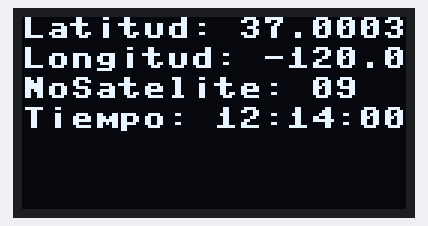
Bench run of a program on a simulated Raspberry Pi Pico running MicroPython. Parts: 128×64 one-colour display. Library files of the repository ran but are not shown: ssd1306.py; what the program prints to the serial console is not drawn. At 0.4 s the program stops and its outputs stay as they are.

Above: at 0.5 s.

The program:

main.py
```python
# Autor:    Vargas Vargas Jazmin Angelica
#           Pantoja Parra Luis Enrique
#           Sanchez Santos Jesus Antonio
#
# Correo:   L20212436@tectijuana.edu.mx
#           L20211821@tectijuana.edu.mx
#           L20211845@tectijuana.edu.mx
#
# Tecnológico Nacional de México (TECNM)
#Intituto Tecnologico de Tijuana unidad Tomas Aquino
# Materia:  Sistemas Programables U#3
#
# Objetivo:
# Creé y simulé un diseño funcional en Wokwi.com que muestra información del GPS en una pantalla OLED utilizando una Pi Pico W en micropython.
#

# Módulos necesarios.
from machine import Pin, UART, I2C
from ssd1306 import SSD1306_I2C
import utime, time
from gps import nmea_strings

# Conexión a Oled I2C.
i2c=I2C(0, sda=Pin(0), scl=Pin(1), freq=400000)
oled = SSD1306_I2C(128, 64, i2c)


# Estado del satélite.
FIX_STATUS = False

# Variables para guardar los parámetros de las coordenadas.
latitude = ""
longitude = ""
satellites = ""
gpsTime = ""

# Coordenadas del GPS.
def getPositionData(nmea_string):
    global FIX_STATUS, latitude, longitude, satellites, gpsTime

    parts = nmea_string.decode().split(',')

    if parts[0] == '$GPGGA' and len(parts) == 15:
        if parts[1] and parts[2] and parts[3] and parts[4] and parts[5] and parts[6] and parts[7]:
            print(nmea_string)

            latitude = convertToDegree(parts[2])

            if parts[3] == 'S':
                latitude = -latitude
            longitude = convertToDegree(parts[4])

            if parts[5] == 'W':
                longitude = -longitude
            satellites = parts[7]
            gpsTime = parts[1][0:2] + ":" + parts[1][2:4] + ":" + parts[1][4:6]
            FIX_STATUS = True


# Convertir la longitud y latitud.
def convertToDegree(raw_degrees):
    raw_as_float = float(raw_degrees)
    first_digits = int(raw_as_float / 100)
    next_two_digits = raw_as_float - float(first_digits * 100)

    converted = float(first_digits + next_two_digits / 60.0)
    return converted


# Bucle externo para procesar cada cadena NMEA.
for nmea_string in nmea_strings:
    getPositionData(nmea_string)

    # Si los datos son encontrados, se imprimen en el Oled display.
    if FIX_STATUS:
        print("Fix......")
        oled.fill(0)
        oled.text("Latitud: " + str(latitude), 0, 0)
        oled.text("Longitud: " + str(longitude), 0, 10)
        oled.text("NoSatelite: " + str(satellites), 0, 20)
        oled.text("Tiempo: " + str(gpsTime), 0, 30)
        oled.show()
        print(latitude)
        print(longitude)
        print(satellites)
        print(gpsTime)

# Si no se encuentra ningún fix en las cadenas NMEA.
if not FIX_STATUS:
    print("No GPS fix found.")
    oled.fill(0)
    oled.text("No GPS fix found", 0, 0)
    oled.show()

# Enlace a GitHub Repository ó GIST:
# https://github.com/JAZMIN2021/EquipoSP
# Enlace a Wokwi :
# https://wokwi.com/projects/381080608863492097
# Licencia:
# Consulte la Licencia Pública General GNU para obtener más detalles. <http://www.gnu.org/licenses/>.
```

gps.py
```python
# Lista de cadenas NMEA de ejemplo.
nmea_strings = [
    b'$GPGGA,120000.000,3700.0000,N,12000.0000,W,1,09,0.9,102.1,M,0.0,M,,*6C\r\n',
    b'$GPGGA,120100.000,3700.0015,N,12000.0030,W,1,09,0.9,102.2,M,0.0,M,,*6D\r\n',
    b'$GPGGA,120200.000,3700.0030,N,12000.0060,W,1,09,0.9,102.3,M,0.0,M,,*6E\r\n',
    b'$GPGGA,120300.000,3700.0045,N,12000.0090,W,1,09,0.9,102.4,M,0.0,M,,*6F\r\n',
    b'$GPGGA,120400.000,3700.0060,N,12000.0120,W,1,09,0.9,102.5,M,0.0,M,,*60\r\n',
    b'$GPGGA,120500.000,3700.0080,N,12000.0150,W,1,09,0.9,102.6,M,0.0,M,,*61\r\n',
    b'$GPGGA,120600.000,3700.0100,N,12000.0180,W,1,09,0.9,102.7,M,0.0,M,,*62\r\n',
    b'$GPGGA,120700.000,3700.0115,N,12000.0210,W,1,09,0.9,102.8,M,0.0,M,,*63\r\n',
    b'$GPGGA,120800.000,3700.0130,N,12000.0240,W,1,09,0.9,102.9,M,0.0,M,,*64\r\n',
    b'$GPGGA,120900.000,3700.0145,N,12000.0270,W,1,09,0.9,103.0,M,0.0,M,,*65\r\n',
    b'$GPGGA,121000.000,3700.0160,N,12000.0300,W,1,09,0.9,103.1,M,0.0,M,,*66\r\n',
    b'$GPGGA,121100.000,3700.0175,N,12000.0330,W,1,09,0.9,103.2,M,0.0,M,,*67\r\n',
    b'$GPGGA,121200.000,3700.0190,N,12000.0360,W,1,09,0.9,103.3,M,0.0,M,,*68\r\n',
    b'$GPGGA,121300.000,3700.0205,N,12000.0390,W,1,09,0.9,103.4,M,0.0,M,,*69\r\n',
    b'$GPGGA,121400.000,3700.0220,N,12000.0420,W,1,09,0.9,103.5,M,0.0,M,,*6A\r\n',
]
```
